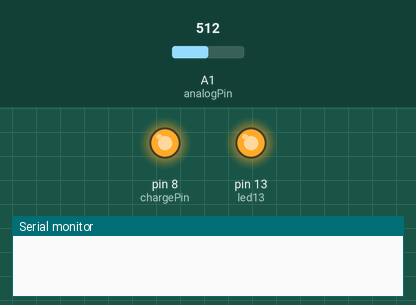
Simulated run of this sketch. Board: Arduino Uno, built with avr-gcc and run on an emulated ATmega328P. Shown: output pins drawn as LEDs (lit = HIGH), the last lines printed to the serial monitor. Inputs (shaded band) come from the test bench; at power-on: A1 (analogPin) = 512.

Above: at 1.2 s.
1.3 s: A1 (analogPin) set to 632
2.8 s: A1 (analogPin) set to 658
At 3.7 s:
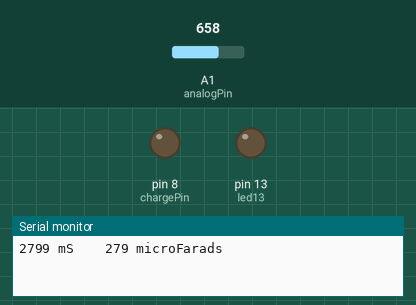
4.3 s: A1 (analogPin) set to 0
At 5.7 s:
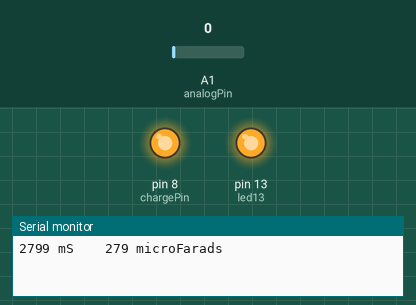
6.8 s: A1 (analogPin) set to 716
At 7.9 s:
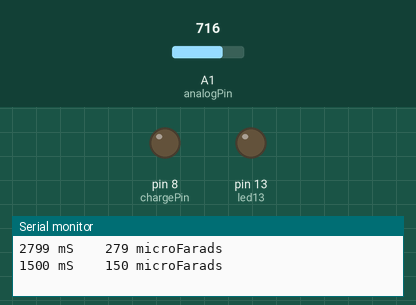
Timing chart, 0 to 9.3 s (numbered marks = the images above; inputs shaded):
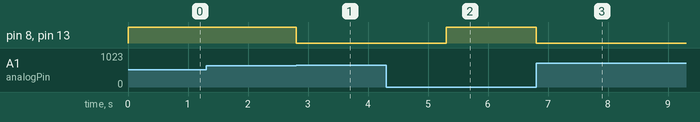

The sketch:

RC-meter-1.ino
```cpp
//SAE RC-meter
//started from http://arduino.cc/en/Tutorial/CapacitanceMeter
//- remove discharge pin

#define analogPin      1          // analog pin for measuring capacitor voltage
#define chargePin      8         // pin to charge the capacitor - connected to one end of the charging resistor
//#define dischargePin   11         // pin to discharge the capacitor
#define led13 13 //led pin
#define resistorValue  10000.0F   // change this to whatever resistor value you are using
                                  // F formatter tells compliler it's a floating point value

unsigned long startTime;
unsigned long elapsedTime;
float microFarads;                // floating point variable to preserve precision, make calculations
float nanoFarads;

void setup(){
  pinMode(chargePin, OUTPUT);     // set chargePin to output
  pinMode(led13, OUTPUT);
  digitalWrite(chargePin, LOW);

  Serial.begin(9600);             // initialize serial transmission for debugging
}

void loop(){
  digitalWrite(led13, HIGH);
  digitalWrite(chargePin, HIGH);  // set chargePin HIGH and capacitor charging
  startTime = millis();

  while(analogRead(analogPin) < 648){       // 647 is 63.2% of 1023, which corresponds to full-scale voltage
  }
  digitalWrite(led13, LOW);
  /* dicharge the capacitor  */
  digitalWrite(chargePin, LOW);             // set charge pin to  LOW
  //pinMode(dischargePin, OUTPUT);            // set discharge pin to output
  //digitalWrite(dischargePin, LOW);          // set discharge pin LOW

  elapsedTime= millis() - startTime;
 // convert milliseconds to seconds ( 10^-3 ) and Farads to microFarads ( 10^6 ),  net 10^3 (1000)
  microFarads = ((float)elapsedTime / resistorValue) * 1000;
  Serial.print(elapsedTime);       // print the value to serial port
  Serial.print(" mS    ");         // print units and carriage return


  if (microFarads > 1){
    Serial.print((long)microFarads);       // print the value to serial port
    Serial.println(" microFarads");         // print units and carriage return
  }
  else
  {
    // if value is smaller than one microFarad, convert to nanoFarads (10^-9 Farad).
    // This is  a workaround because Serial.print will not print floats

    nanoFarads = microFarads * 1000.0;      // multiply by 1000 to convert to nanoFarads (10^-9 Farads)
    Serial.print((long)nanoFarads);         // print the value to serial port
    Serial.println(" nanoFarads");          // print units and carriage return
  }

  while(analogRead(analogPin) > 0){         // wait until capacitor is completely discharged
  }

  //pinMode(dischargePin, INPUT);            // set discharge pin back to input
  delay (1000);//sleep for 1 sec
}
```

Measured:
- the behaviour switches between 647 and 648 on A1 (analogPin) (found by bisection; images 0 and 1)
- after the input at 1.3 s, every drawn part: stays the same
- after the input at 2.8 s, pin 8 (chargePin), pin 13 (led13): HIGH → LOW at once
- after the input at 4.3 s, pin 8 (chargePin), pin 13 (led13): LOW → HIGH after 1.0 s
- after the input at 6.8 s, pin 8 (chargePin), pin 13 (led13): HIGH → LOW at once
